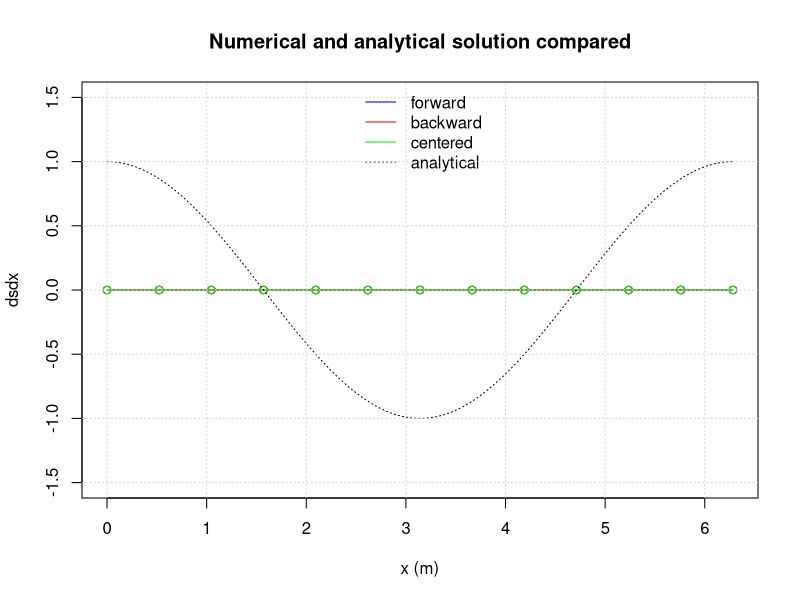
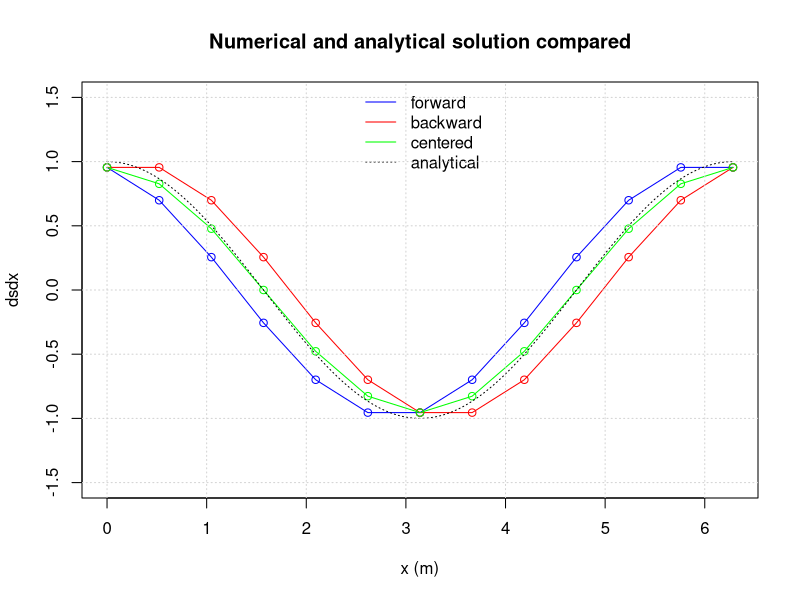
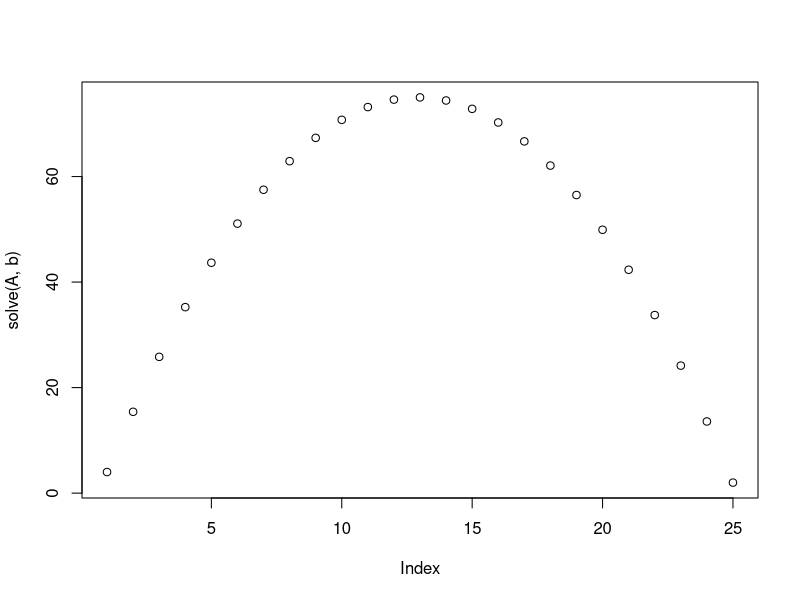
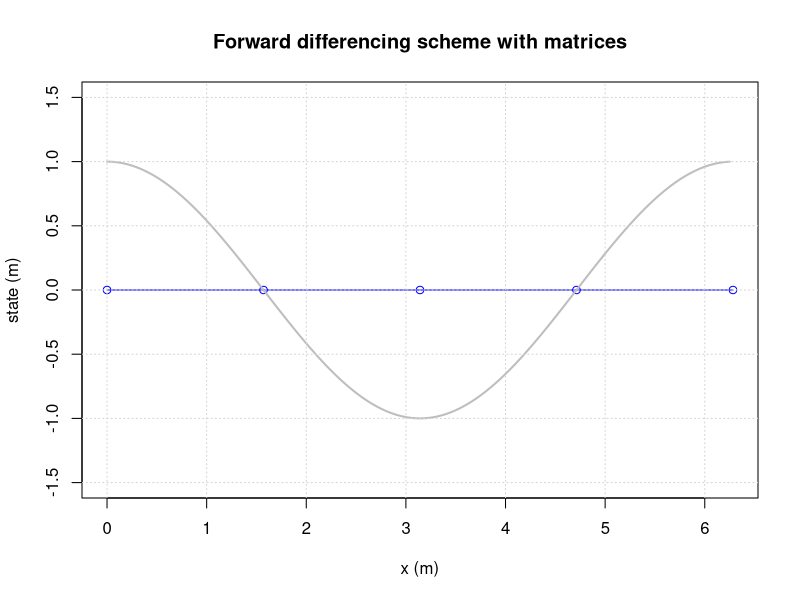
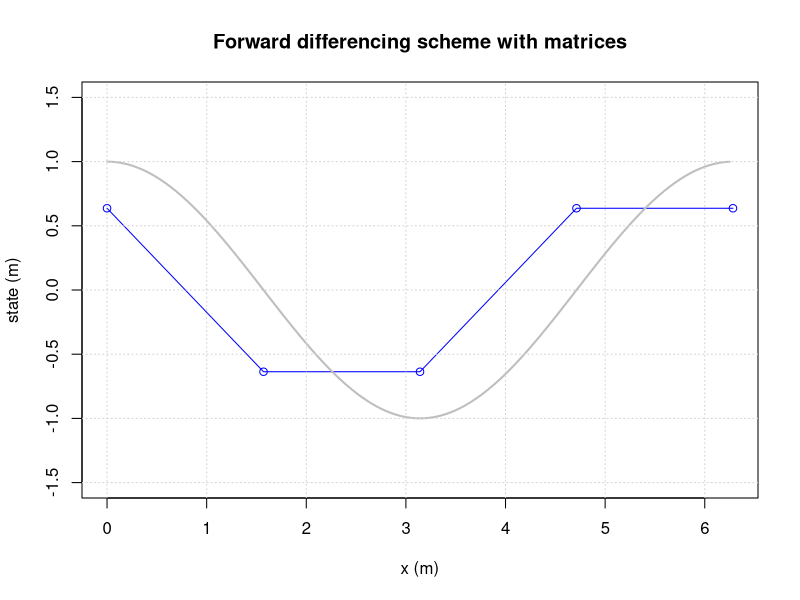
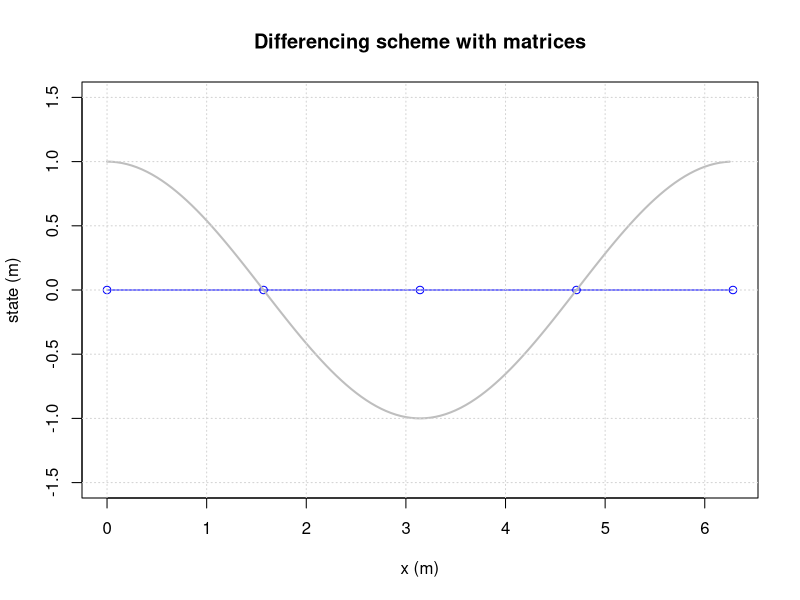
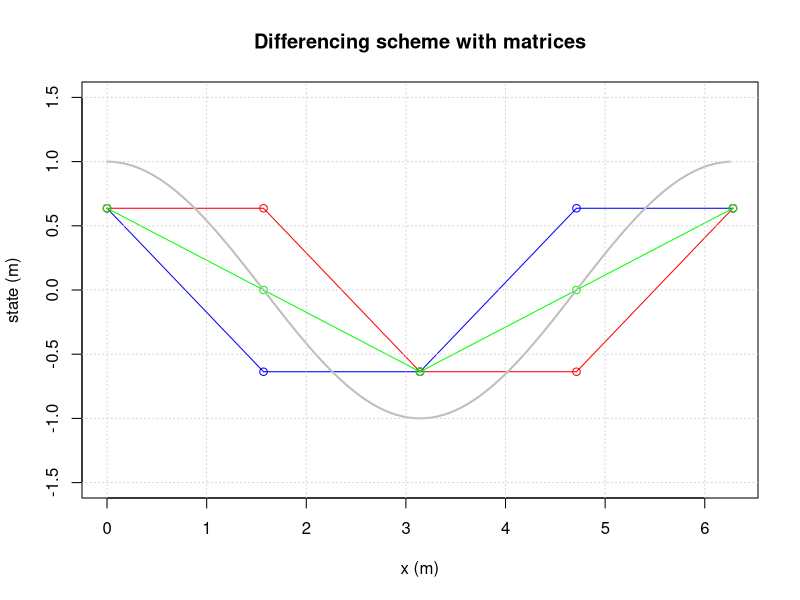
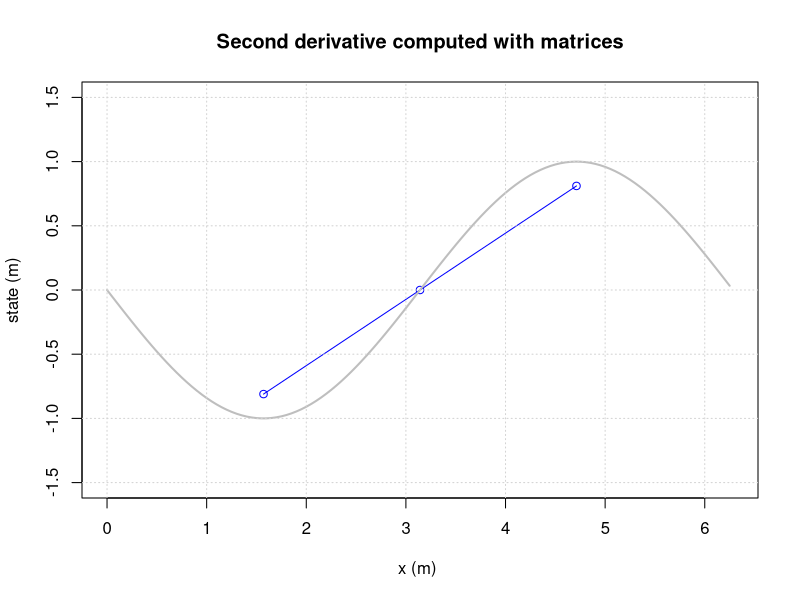

Source code (R) for these figures, in order:
## ---- chunk 1
# Initial parameter values
left  = 0     # left x-coordinate
right = 2*pi  # right x-coordinate
dx    = pi/6  # delta x; time discretisation (0.25)

# Simulation initialisation
space.sequence = seq(left, right, by=dx)
dsdx.forward  = rep(0, length(space.sequence))
dsdx.backward = rep(0, length(space.sequence))
dsdx.centered = rep(0, length(space.sequence))
s = sin(space.sequence)

# Add the calculations of forward, backward, centered derivative below.

# Plotting
plot(space.sequence, dsdx.forward, type='o', xlab="x (m)", ylab="dsdx", ylim = c(-1.5, 1.5), col="blue")
lines(space.sequence, dsdx.backward, type='o', col="red")
lines(space.sequence, dsdx.centered, type='o', col="green")
space.sequence = seq(left, right, by=0.01)
analyt.state = cos(space.sequence)
lines(space.sequence, analyt.state, col='black', lty=3)
legend("top", legend=c("forward", "backward", "centered", "analytical"), col=c("blue", "red", "green", "black"), lty=c(1,1,1,3), bty="n")
title(main='Numerical and analytical solution compared')
grid()
## ---- chunk 2
# Initial parameter values
left  = 0     # left x-coordinate
right = 2*pi  # right x-coordinate
dx    = pi/6  # delta x; time discretisation (0.25)

# Simulation initialisation
space.sequence = seq(left, right, by=dx)
dsdx.forward = rep(0, length(space.sequence))
dsdx.backward = rep(0, length(space.sequence))
dsdx.centered = rep(0, length(space.sequence))
s = sin(space.sequence)

# Add the calculations of forward, backward, centered derivative below.
dsdx.forward [1:(length(s)-1)] = (s[2:length(s)] - s[1:(length(s)-1)]) / dx
dsdx.backward[2:length(s)]     = (s[2:length(s)] - s[1:(length(s)-1)]) / dx
dsdx.centered[2:(length(s)-1)] = (s[3:length(s)] - s[1:(length(s)-2)]) / (2*dx)

# Add the boundaries on the left
dsdx.backward[1] = (s[2]-s[1]) / dx
dsdx.centered[1] = (s[2]-s[1]) / dx

# Add the boundaries on the right
dsdx.forward [length(s)] = (s[length(s)]-s[length(s)-1]) / dx
dsdx.centered[length(s)] = (s[length(s)]-s[length(s)-1]) / dx

# Plotting
plot(space.sequence, dsdx.forward, type='o', xlab="x (m)", ylab="dsdx", ylim = c(-1.5, 1.5), col="blue")
lines(space.sequence, dsdx.backward, type='o', col="red")
lines(space.sequence, dsdx.centered, type='o', col="green")
space.sequence = seq(left, right, by=0.01)
analyt.state = cos(space.sequence)
lines(space.sequence, analyt.state, col='black', lty=3)
legend("top", legend=c("forward", "backward", "centered", "analytical"), col=c("blue", "red", "green", "black"), lty=c(1,1,1,3), bty="n")
title(main='Numerical and analytical solution compared')
grid()
## ---- chunk 3
M = matrix (c(1, 2, 3, 4, 5, 6) , nrow=2)
print(M)
## ---- chunk 4
M[1,2]= 100
M[1, ]= c(10, 11, 12)
M[ ,2]= c(-1 ,-2)
## ---- chunk 5
M = matrix(c(1, 2, 3, 4, 5, 6), nrow=2 , ncol=3)
## ---- chunk 6
M = matrix(c(1, 2, 3, 4, 5, 6) , nrow=2 , ncol=2)
## ---- chunk 7
M = matrix(c(1, 2, 3, 4, 5, 6) , nrow=2 , ncol=4)
## ---- chunk 8
M = matrix(c(1, 2, 3, 4, 5, 6) , nrow=2 , ncol=3 , byrow=TRUE)
## ---- chunk 9
M = matrix(0, nrow=5, ncol=7)
for(i in 1:nrow(M)) {
  for(j in 1:ncol(M)) {
    M[i,j]=i+j
  }
}
print(M)
## ---- chunk 10
M = matrix(0,nrow=3,ncol=5)
for(i in 1:nrow(M)) {
  for(j in 1:ncol(M)){
    M[i,j]=10*i+j
  }
}
print(M)
## ---- chunk 11
M = matrix(0,nrow=5,ncol=5)
for(i in 1:nrow(M)) {
  for(j in 1:ncol(M)){
    M[i,j]=abs(i-j)
  }
}
print(M)
## ---- chunk 12
A = matrix(c(1,0,0,0,0,-1,2,-1,0,0,0,-1,2,-1,0,0,0,-1,2,-1,0,0,0,0,1),nrow=5,ncol=5,byrow=TRUE)
b = matrix(c(4,1,1,1,2),nrow=5)
print(solve(A,b))
## ---- chunk 13
N = 5
A = matrix(0,nrow=N,ncol=N)
b = rep(1,length=N)
## ---- chunk 14
N      = 25
A      = matrix(0,nrow=N,ncol=N)
b      = rep(1,length=N)
A[1,1] = 1
b[1]   = 4
b[N]   = 2
A[N,N] = 1
for(i in 2:(N-1)){
  A[i,i  ] = 2
  A[i,i-1] = -1
  A[i,i+1] = -1
}
print(solve(A,b))
plot(solve(A,b))
## ---- chunk 15
M=matrix(0,nrow=3,ncol=3)
# bring flux between 1and 2 in matrix
M[1,1] = M[1,1]-7
M[1,2] = M[1,2]+7
M[2,2] = M[2,2]-7
M[2,1] = M[2,1]+7
# bring flux between 1 and 3 in matrix
M[1,1] = M[1,1]-5
M[1,3] = M[1,3]+5
M[3,3] = M[3,3]-5
M[3,1] = M[3,1]+5
# bring flux between 2 and 3 in matrix
M[2,2] = M[2,2]-8
M[2,3] = M[2,3]+8
M[3,3] = M[3,3]-8
M[3,2] = M[3,2]+8
# bring in the boundary condition
M[1,]  = 0
M[1,1] = 1
# right hand side
b = c(2,-1,-2)
print(solve(M,b))
## ---- chunk 16
M=matrix(0,nrow=3,ncol=3)
# bring flux between 1and 2 in matrix
M[1,1] = M[1,1]-7
M[1,2] = M[1,2]+7
M[2,2] = M[2,2]-7
M[2,1] = M[2,1]+7
# bring flux between 1 and 3 in matrix
M[1,1] = M[1,1]-5
M[1,3] = M[1,3]+5
M[3,3] = M[3,3]-5
M[3,1] = M[3,1]+5
# bring flux between 2 and 3 in matrix
M[2,2] = M[2,2]-8
M[2,3] = M[2,3]+8
M[3,3] = M[3,3]-8
M[3,2] = M[3,2]+8
# bring in the boundary condition
M[1,]  = 0
M[1,1] = 1
# right hand side
b = c(2,0,0)
print(solve(M,b))
## ---- chunk 17
rm(list=ls()) 

# setting up initial parameters
dx    = pi/2
left  = 0
right = 2*pi
xcoor = seq(left, right, by=dx) # builds a list of all coordinates

M = matrix(0, nrow=length(xcoor), ncol=length(xcoor)) # an empty matrix for the differencing scheme
v = rep(0, length(xcoor))

s = sin(xcoor) # the original sinus series that needs to be differentiated

# populating vector and matrix
# WRITE A LOOP TO FILL THE MATRIX

# Apply the derivative operator using matrix multiplication.
# SOLVE THE MATRIX HERE

# plotting
N = length(xcoor)
plot(xcoor, v, ylab="state (m)", xlab="x (m)", type='o', col='blue', ylim = c(-1.5,1.5), xlim = c(0,2*pi)) # numerical approximation
x_sol = seq(left, right, by=0.05)
lines(x_sol, cos(x_sol), type='l', col="grey", lwd=2)
title(main='Forward differencing scheme with matrices')
grid()
## ---- chunk 18
rm(list=ls()) 

# setting up initial parameters
dx    = pi/2
left  = 0
right = 2*pi
xcoor = seq(left, right, by=dx) # builds a list of all coordinates

M = matrix(0, nrow=length(xcoor), ncol=length(xcoor)) # an empty matrix for the differencing scheme
v = rep(0, length(xcoor))

s = sin(xcoor) # the original sinus series that needs to be differentiated

# populating vector and matrix
nx = length(xcoor)
for (j in 1:(nx-1))
{
  M[j,j+1] = +1/dx
  M[j,j]   = -1/dx
}
M[nx,nx]   = +1/dx
M[nx,nx-1] = -1/dx

# Apply the derivative operator using matrix multiplication.
v = M %*% s

# plotting
N = length(xcoor)
plot(xcoor, v, ylab="state (m)", xlab="x (m)", type='o', col='blue', ylim = c(-1.5,1.5), xlim = c(0,2*pi)) # numerical approximation
x_sol = seq(left, right, by=0.05)
lines(x_sol, cos(x_sol), type='l', col="grey", lwd=2)
title(main='Forward differencing scheme with matrices')
grid()
## ---- chunk 19
rm(list=ls()) 

# setting up initial parameters
dx    = pi/2
left  = 0
right = 2*pi
xcoor = seq(left, right, by=dx) # builds a list of all coordinates

M_forward = matrix(0, nrow=length(xcoor), ncol=length(xcoor)) # an empty matrix 
v_forward = rep(0, length(xcoor))

M_backward = matrix(0, nrow=length(xcoor), ncol=length(xcoor)) # an empty matrix 
v_backward = rep(0, length(xcoor))

M_centered = matrix(0, nrow=length(xcoor), ncol=length(xcoor)) # an empty matrix 
v_centered = rep(0, length(xcoor))

s = sin(xcoor) # the original sinus series that needs to be differentiated

# populating vector and matrix
# WRITE A LOOP (OR MULTIPLE LOOPS) TO FILL THE MATRICES

# Apply the derivative operator using matrix multiplication.
# CALCULATE THE DERIVATIVES HERE

# plotting
N = length(xcoor)
plot(xcoor, v_forward, ylab="state (m)", xlab="x (m)", type='o', col='blue', ylim = c(-1.5,1.5), xlim = c(0, 2*pi)) # numerical approximation
# ADD THE OTHER TWO LINES
x_sol = seq(left, right, by=0.05)
lines(x_sol, cos(x_sol), type='l', col="grey", lwd=2)
title(main='Differencing scheme with matrices')
grid()
## ---- chunk 20
rm(list=ls()) 

# setting up initial parameters
dx    = pi/2
left  = 0
right = 2*pi
xcoor = seq(left, right, by=dx) # builds a list of all coordinates

M_forward = matrix(0, nrow=length(xcoor), ncol=length(xcoor)) # an empty matrix 
v_forward = rep(0, length(xcoor))

M_backward = matrix(0, nrow=length(xcoor), ncol=length(xcoor)) # an empty matrix 
v_backward = rep(0, length(xcoor))

M_centered = matrix(0, nrow=length(xcoor), ncol=length(xcoor)) # an empty matrix 
v_centered = rep(0, length(xcoor))

s = sin(xcoor) # the original sinus series that needs to be differentiated

# populating vector and matrix
nx = length(xcoor)

# forward
for (j in 1:(nx-1))
{
  M_forward[j,j+1] = +1/dx
  M_forward[j,j]   = -1/dx
}
M_forward[nx,nx]   = +1/dx
M_forward[nx,nx-1] = -1/dx

# backward
M_backward[1,2] = +1/dx
M_backward[1,1] = -1/dx
for (j in 2:nx)
{
  M_backward[j,j]   = +1/dx
  M_backward[j,j-1] = -1/dx
}

# centered
M_centered[1,2] = +1/dx
M_centered[1,1] = -1/dx
for (j in 2:(nx-1))
{
  M_centered[j,j+1] = +1/(2*dx)
  M_centered[j,j-1] = -1/(2*dx)
}
M_centered[nx,nx]   = +1/dx
M_centered[nx,nx-1] = -1/dx

# Apply the derivative operator using matrix multiplication.
v_forward  = M_forward  %*% s
v_backward = M_backward %*% s
v_centered = M_centered %*% s

# plotting
N = length(xcoor)
plot(xcoor, v_forward, ylab="state (m)", xlab="x (m)", type='o', col='blue', ylim = c(-1.5,1.5), xlim = c(0, 2*pi)) # numerical approximation
lines(xcoor, v_backward, type='o', col='red') # numerical approximation
lines(xcoor, v_centered, type='o', col='green') # numerical approximation
x_sol = seq(left, right, by=0.05)
lines(x_sol, cos(x_sol), type='l', col="grey", lwd=2)
title(main='Differencing scheme with matrices')
grid()
## ---- chunk 21
# WHOOP WHOOP NEW CODE.
## ---- chunk 22
rm(list=ls()) 

# setting up initial parameters
dx    = pi/2
left  = 0
right = 2*pi
xcoor = seq(left,right, by=dx) # builds a list of all coordinates
s = sin(xcoor)

nx = length(xcoor)

M = matrix(0, nrow=nx, ncol=nx) # an empty matrix for the differencing scheme

# populating vector and matrix
for (j in 2:(nx-1))
{
  M[j,j+1] = 1/(dx^2)
  M[j,j  ] = -2/(dx^2)
  M[j,j-1] = 1/(dx^2)
}

# Compute the second derivative
v = M %*% s

# plotting
plot(xcoor[2:(nx-1)], v[2:(nx-1)], ylab="state (m)", xlab="x (m) ", type='o', col='blue', ylim=c(-1.5,1.5), xlim = c(0,2*pi)) # numerical approximation
x_sol = seq(left,right,by=0.05)
lines(x_sol,-sin(x_sol),type='l', col="grey",lwd=2)
title(main='Second derivative computed with matrices')
grid()
## ---- chunk 23
rm(list=ls()) 

# setting up initial parameters
dx    = pi/2
left  = 0
right = 2*pi
xcoor = seq(left, right, by=dx) # builds a list of all coordinates

M = matrix(0, nrow=length(xcoor), ncol=length(xcoor)) # an empty matrix for the differencing scheme
v = cos(xcoor)

# populating vector and matrix
nx = length(xcoor)
for (j in 1:(nx-1))
{
  M[j,j+1] = +1/dx
  M[j,j]   = -1/dx
}

M[nx,nx] = 1
v[nx] = sin(xcoor[nx])

# Apply the derivative operator using matrix multiplication.
s = solve(M,v)

# plotting
plot(xcoor, s, ylab="state (m)", xlab="x (m)", type='o', col='blue', ylim = c(-1.5,1.5), xlim = c(0,2*pi)) # numerical approximation
x_sol = seq(left, right, by=0.05)
lines(x_sol, sin(x_sol), type='l', col="grey", lwd=2)
title(main='Inversion of the forward finite difference operator for the derivative')
grid()
## ---- chunk 24
# Initial parameter values
left          = 0     # usually this variable is set to 0
right         = 2*pi  # end time of the simulation (50)
dx            = pi/6  # delta t; time discretisation (0.25)
left.state    = 0     # state of the system at the beginning of the simulation

# Simulation initialisation
space         = left
result.state  = c(left.state)
result.space  = c(left)
current.state = left.state

sys.fun = function(space,state){
  return(state + dx*cos(space))
}

# Simulation
while(space < right)
{
  current.state = sys.fun(space,current.state)
  result.state  = c(result.state,current.state)
  space         = space + dx
  result.space  = c(result.space,space)
}

# Plotting
plot(result.space,result.state,type='o', xlab="x (m)",ylab="state (m)", ylim = c(-1.5,1.5), col="blue")
space.sequence = seq(left,right,by=0.05)
analyt.state=sin(space.sequence)
lines(space.sequence,analyt.state,col='grey',lwd=2)
title(main='Numerical and analytical solution compared')
grid()
## ---- chunk 25
rm(list=ls()) 

# setting up initial parameters
dx    = pi/6
left  = 0
right = 2*pi
xcoor = seq(left,right, by=dx) # builds a list of all coordinates
N     = length(xcoor)

bl    = 0                      # left boundary condition
V     = c()                    # build an empty vector for the solutions
M     = matrix(0,nrow=length(xcoor),ncol=length(xcoor)) # an empty matrix for the differencing scheme

# populating vector and matrix
for(j in 2:(length(xcoor)))
{
  M[j,j]   = 1/dx
  M[j,j-1] = -1/dx
  V[j]     = cos(xcoor[j-1]) # it belongs to the j-1 step
}

# left boundary condtion
M[1,1]     = 1
V[1]       = bl

# solve matrix equation
s = solve(M,V)

# plotting
plot(xcoor,s,ylab="state (m)",xlab="x (m) ",type='o',col='blue', ylim=c(-1.5,1.5)) # numerical approximation
x_sol = seq(left,right,by=0.05)
lines(x_sol,sin(x_sol),type='l', col="grey",lwd=2)
title(main='Forward differencing scheme with matrices')
grid()
## ---- chunk 26
rm(list=ls()) 

# setting up initial parameters
dx    = pi/6
left  = 0
right = 2*pi
xcoor = seq(left,right, by=dx) # builds a list of all coordinates
N     = length(xcoor)

br    = 0                      # left boundary condition
V     = c()                    # build an empty vector for the solutions
M     = matrix(0, nrow=length(xcoor), ncol=length(xcoor)) # an empty matrix for the differencing scheme

# populating vector and matrix
for(j in 1:(length(xcoor)-1))
{
  M[j,j]   = -1/dx
  M[j,j+1] = 1/dx
  V[j]     = cos(xcoor[j]) # it belongs to the j'th step
}

# left boundary condtion
M[N,N]     = 1
V[N]       = br

# solve matrix equation
s = solve(M,V)

# plotting
plot(xcoor,s,ylab="state (m)",xlab="x (m) ",type='o',col='blue', ylim=c(-1.5,1.5)) # numerical approximation
x_sol = seq(left,right,by=0.05)
lines(x_sol,sin(x_sol),type='l', col="grey",lwd=2)
title(main='Forward differencing scheme with matrices')
grid()
## ---- chunk 27
rm(list=ls()) 

# setting up initial parameters
dx    = pi/6
left  = 0
right = 2*pi
xcoor = seq(left,right, by=dx) # builds a list of all coordinates

bl    = 0                      # left boundary condition
V     = c()                    # build an empty vector for the solutions
M     = matrix(0,nrow=length(xcoor),ncol=length(xcoor)) # an empty matrix for the differencing scheme

# populating vector and matrix
for(j in 2:(length(xcoor)))
{
  M[j,j]   = 1
  M[j,j-1] = -1
  V[j]     = dx*cos(xcoor[j])
}

# left boundary condtion
M[1,1]     = 1
M[1,2]     = 0
V[1]       = bl

# solve matrix equation
s = solve(M,V)

# plotting
plot(xcoor,s,ylab="state (m)",xlab="x (m) ",type='o',col='blue', ylim=c(-1.5,1.5)) # numerical approximation
x_sol = seq(left,right,by=0.05)
lines(x_sol,sin(x_sol),type='l', col="grey",lwd=2)
title(main='Backward differencing scheme with matrices')
grid()
## ---- chunk 28
dx    = 5    # step size
D     = 5    # diffusion coefficient
u     = 5    # advectio coefficient
bl    = 0    # left boundary
br    = 1    # right boundary
n     = 5    # amount of nodes

left  = 0    # left coordinate
xcoor = seq(left,dx*(n-1), by=dx)

V     = c()  # build an empty vector for the solutions
M     = matrix(0,nrow=length(xcoor),ncol=length(xcoor)) 

for(j in 2:(length(xcoor)-1))
{
  M[j,j-1] = -u/(2*dx) - D/(dx^2)
  M[j,j  ] = 2*D/(dx^2)
  M[j,j+1] = u/(2*dx) - D/(dx^2)
  V[j]     = 0
}

# Left boundary
M[1,1] = 1
V[1]   = bl

# Right boundary
M[n,n] = 1
V[n]   = br

# Solve the system
s = solve(M,V)

print(M)
## ---- chunk 29
dx    = 5    # step size
D     = 5    # diffusion coefficient
u     = 5    # advectio coefficient
bl    = 0    # left boundary
br    = 1    # right boundary
n     = 5    # amount of nodes

left  = 0    # left coordinate
xcoor = seq(left,dx*(n-1), by=dx)

V     = c()  # build an empty vector for the solutions
M     = matrix(0,nrow=length(xcoor),ncol=length(xcoor)) 

for(j in 2:(length(xcoor)-1))
{
  M[j,j-1] = -u/(2*dx) - D/(dx^2)
  M[j,j  ] = 2*D/(dx^2)
  M[j,j+1] = u/(2*dx) - D/(dx^2)
  V[j]     = 0
}

# Left boundary
M[1,1] = 1
V[1]   = bl

# Right boundary
M[n,n] = 1
V[n]   = br

# Solve the system
s = solve(M,V)

# Plotting
plot(xcoor,s,ylab="state (m)",xlab="x (m) ",type='o',col='blue')
title(main='Advection Diffusion Equation')
grid()

# Calculate and plot the analytical solution
L = dx*(n-1)
xcooranalyt = seq(0,L, by=0.01)
sanalyt = c()
Danalyt = D
uanalyt = u
Peanalyt = uanalyt*L/Danalyt

for(j in 1:(length(xcooranalyt)))
{
  sanalyt[j] = bl+(exp(xcooranalyt[j]*Peanalyt/L)-1.)/(exp(Peanalyt)-1.)*(br-bl)
}

lines(xcooranalyt,sanalyt,col="grey",lwd=2) # analytical solution
legend(10, 0.8, c("numerical", "analytical"), col = c("blue","grey"), lty = c(1,1), pch = c(-1,-1))
## ---- chunk 30
dx    = 10   # step size
D     = 5    # diffusion coefficient
u     = 5    # advectio coefficient
bl    = 0    # left boundary
br    = 1    # right boundary

left  = 0    # left coordinate
right = 50
xcoor = seq(left,right, by=dx)

V     = c()  # build an empty vector for the solutions
M     = matrix(0,nrow=length(xcoor),ncol=length(xcoor)) 

for(j in 2:(length(xcoor)-1))
{
  M[j,j-1] = -u/(2*dx) - D/(dx^2)
  M[j,j  ] = 2*D/(dx^2)
  M[j,j+1] = u/(2*dx) - D/(dx^2)
  V[j]     = 0
}

# Left boundary
M[1,1] = 1
V[1]   = bl

# Right boundary
n = length(xcoor)
M[n,n] = 1
V[n]   = br

# Solve the system
s = solve(M,V)

# Plotting
plot(xcoor,s,ylab="state (m)",xlab="x (m) ",type='o',col='blue')
title(main='Advection Diffusion Equation')
grid()

# Calculate and plot the analytical solution
L = dx*(n-1)
xcooranalyt = seq(0,L, by=0.01)
sanalyt = c()
Danalyt = D
uanalyt = u
Peanalyt = uanalyt*L/Danalyt

for(j in 1:(length(xcooranalyt)))
{
  sanalyt[j] = bl+(exp(xcooranalyt[j]*Peanalyt/L)-1.)/(exp(Peanalyt)-1.)*(br-bl)
}

lines(xcooranalyt,sanalyt,col="grey",lwd=2) # analytical solution
legend(10, 0.8, c("numerical", "analytical"), col = c("blue","grey"), lty = c(1,1), pch = c(-1,-1))
## ---- chunk 31
dx    = 5    # step size
D     = 5    # diffusion coefficient
u     = 5    # advectio coefficient
bl    = 0    # left boundary
br    = dx/2 # right boundary

left  = 0    # left coordinate
right = 50
xcoor = seq(left,right, by=dx)
N     = length(xcoor)

V     = c()  # build an empty vector for the solutions
M     = matrix(0,nrow=length(xcoor),ncol=length(xcoor)) 

for(j in 2:(length(xcoor)-1))
{
  M[j,j-1] = -u/(2*dx) - D/(dx^2)
  M[j,j  ] = 2*D/(dx^2)
  M[j,j+1] = u/(2*dx) - D/(dx^2)
  V[j]     = 0
}

# Left boundary
M[1,1] = 1
V[1]   = bl

# Right boundary

M[N,N]   = 1
M[N,N-1] = -1
V[N]     = br

# Solve the system
s = solve(M,V)

# Plotting
plot(xcoor,s,ylab="state (m)",xlab="x (m) ",type='o',col='blue')
title(main='Advection Diffusion Equation, Neumann boundary')
grid()
